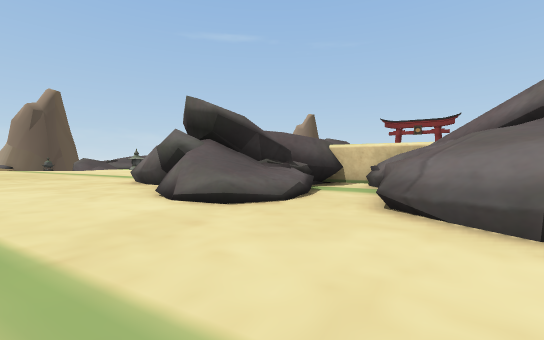
view 1 (above)

24 first-person views from a walk through a scene from a Unity 3-D project. The camera is 1.3 m above the floor, tilts 2° down and sees 90° across. The floor is counted in squares, 2 m on a side. Each view is taken from the middle of a square. On the plan, view 1 faces up. The plan holds only what a view shows up to about 9 squares ahead; the rest is blank. The place goes on beyond the plan. Some surface patterns are stand-ins.

view 2
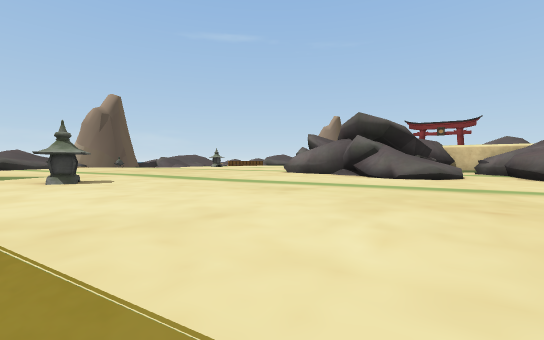

view 3
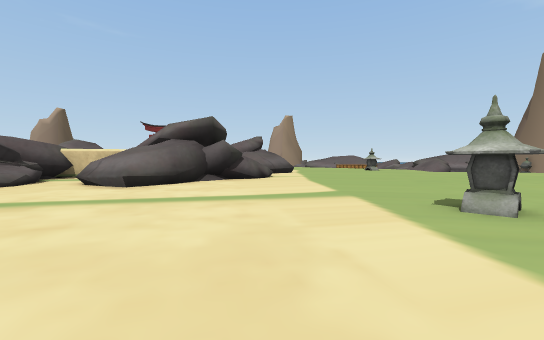

view 4
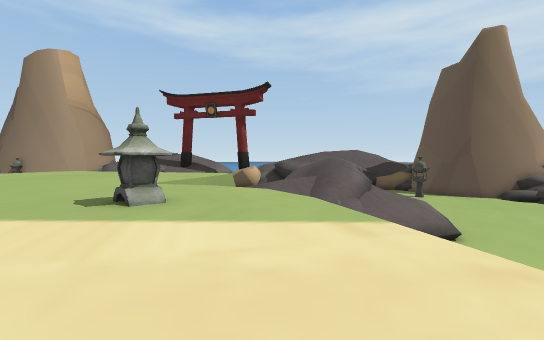

view 5
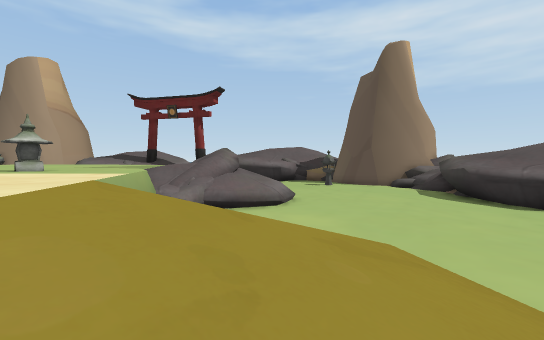

view 6
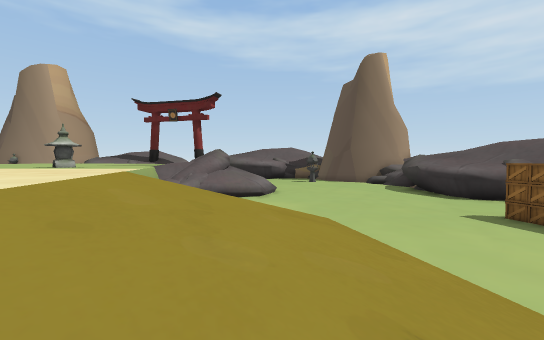

view 7
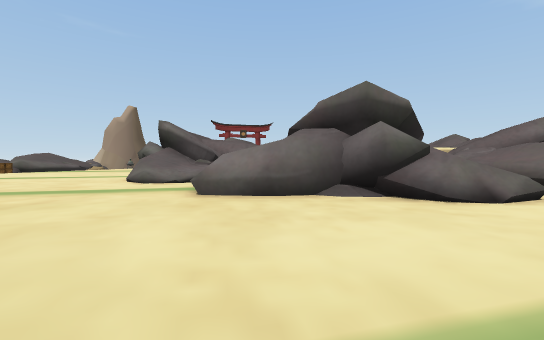

view 8
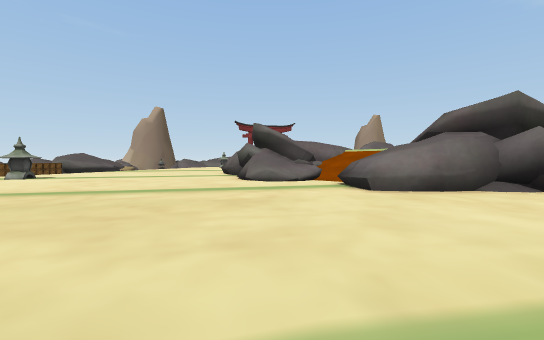

view 9
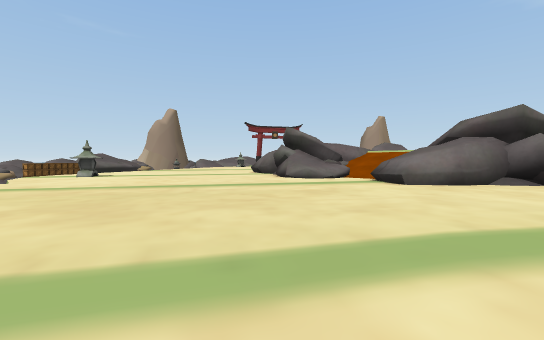

view 10
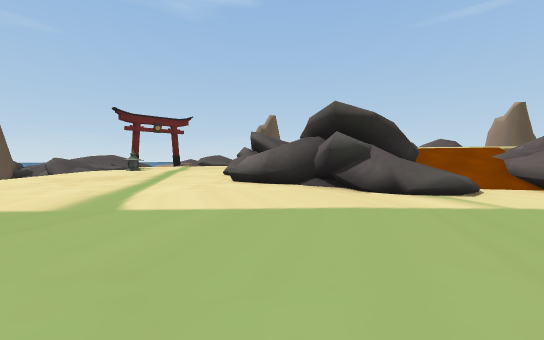

view 11
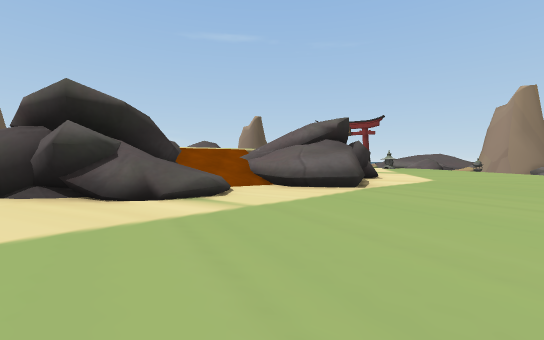

view 12
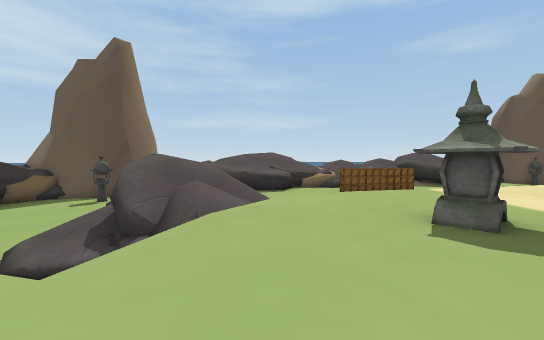

view 13
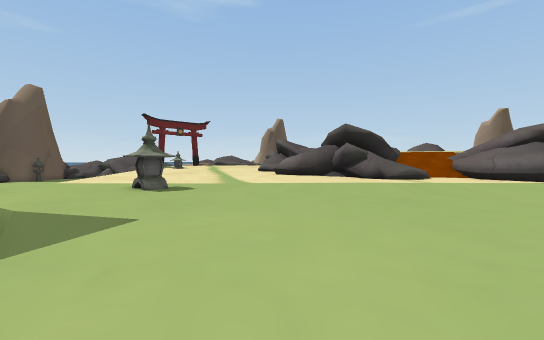

view 14
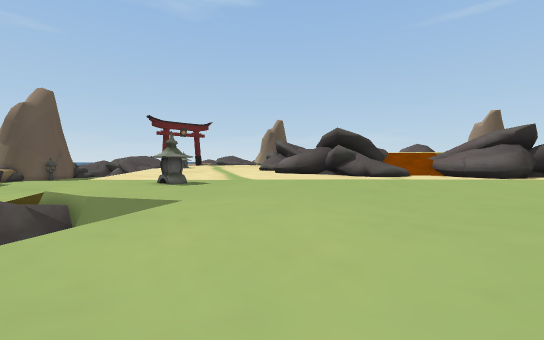

view 15
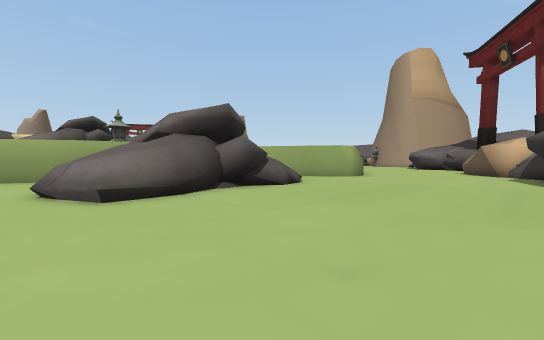

view 16
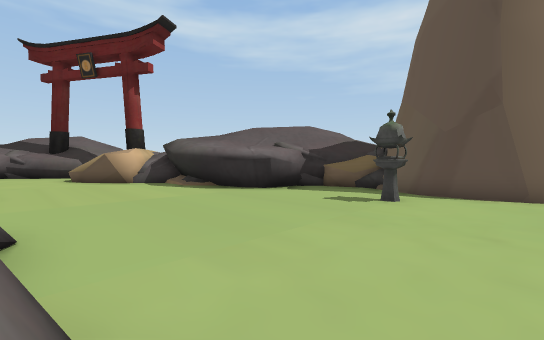

view 17
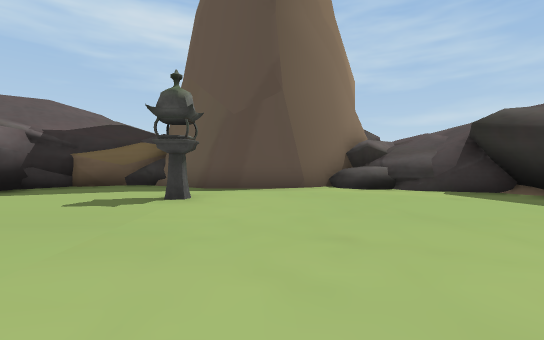

view 18
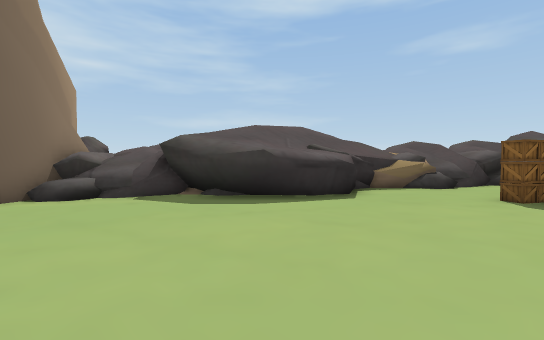

view 19
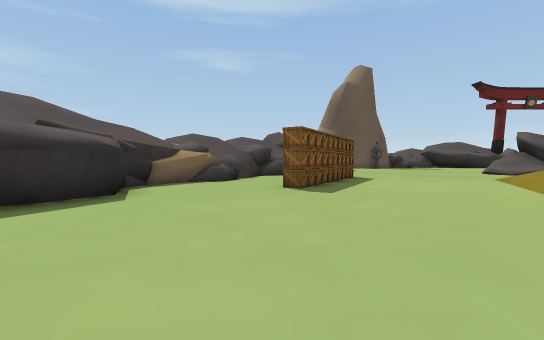

view 20
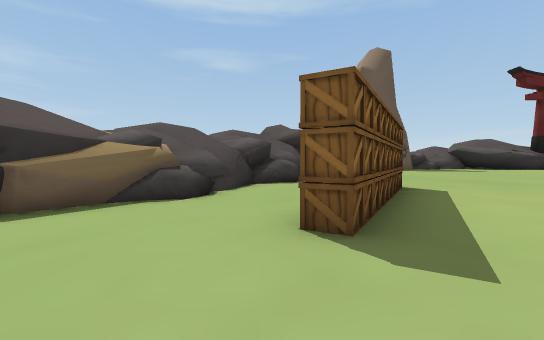

view 21
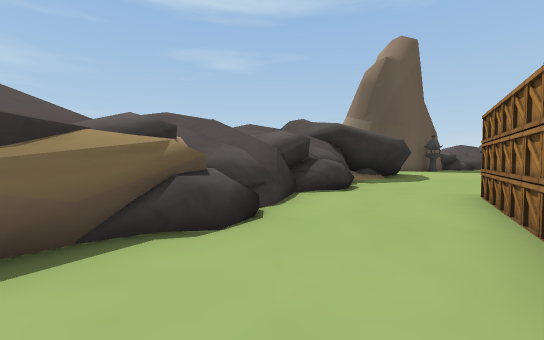

view 22
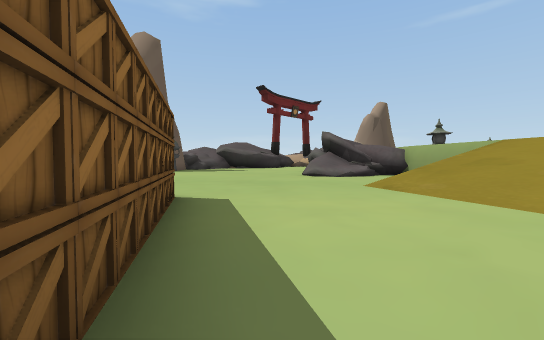

view 23
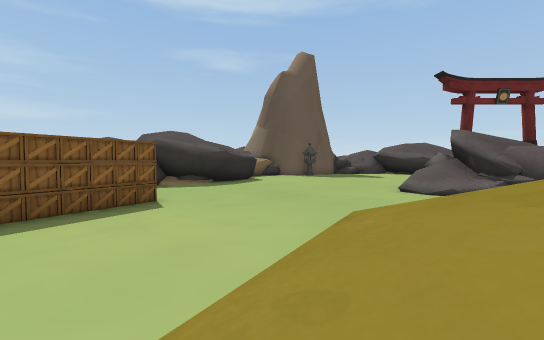

view 24
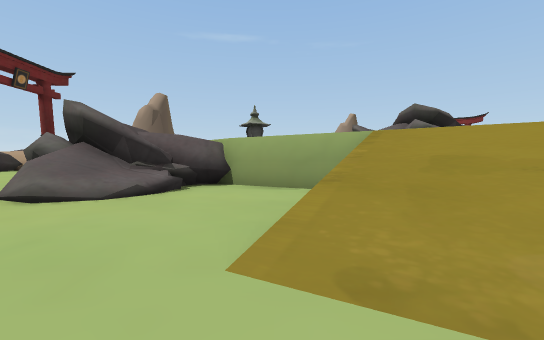

### Floor plan
Key: @ floor where view 1 was taken; # wall or solid block; x gap in a wall; . main floor; : floor 0.5 m higher than the main floor; + floor 1.5 m higher than the main floor; - floor 2.5 m lower than the main floor; / step, stairs or slope; = window, fence, low wall or low ledge; v drop or lower ground; O other object.
Columns run from 13 left of view 1 to 12 right of it. Each row starts with its distance up from view 1.
 12  ........//
 11  ..........
 10  .........==
  9  ........=+==
  8  ........=#=#///     //
  7  ........ ## =##=  ///==#/
  6  ..........##O==#/ =//=##.
  5   .........=///=#/ ///=#=.
  4   ..........//.=#= ///....
  3   .OO..........=####//....
  2    ............=#.........
  1     ......................
  0  =#/#........@............
 -1 #O/-##/...................
 -2 //----//..................
 -3 //--- ////................
 -4 -----///////.....OO.......
 -5 ----//////////...OO.......
 -6 -----//////// #...... ....
 -7 -------/////  --#//#--....
 -8 --------///-  --#/ #   ...
 -9 ----------/----===##/
-10 ---#-----------=/###//
-11 ---##----------//###//
-12 =---###--------/##-#=-----
-13 ##------------------------
-14 ##==/---------------------
-15 =//#=/--------------------
-16 /////#/#x#----------------
-17 // ///////#--------------:
-18 v=  ////////----------
-19     //// ///------O---
-20     ///   /////-------#
-21            ///#########
-22           ////#    #
-23           ///##

Where each view was taken, in squares from view 1:
view 1: 0 up, 0 right, facing up
view 2: 3 down, 5 left, facing up
view 3: 5 down, 0 right, facing up-right
view 4: 3 down, 0 right, facing down-right
view 5: 4 down, 5 left, facing down-right
view 6: 3 down, 7 left, facing down-right
view 7: 4 up, 7 left, facing up-right
view 8: 6 up, 10 left, facing up-right
view 9: 6 up, 12 left, facing up-right
view 10: 3 down, 9 right, facing up-left
view 11: 2 down, 9 right, facing up
view 12: 4 down, 8 right, facing down-left
view 13: 7 down, 11 right, facing up-left
view 14: 8 down, 12 right, facing up-left
view 15: 17 down, 1 right, facing up-right
view 16: 12 down, 2 right, facing down-right
view 17: 14 down, 3 right, facing down
view 18: 12 down, 2 right, facing down-left
view 19: 13 down, 0 right, facing left
view 20: 13 down, 4 left, facing left
view 21: 14 down, 6 left, facing left
view 22: 12 down, 6 left, facing up-left
view 23: 7 down, 4 left, facing left
view 24: 7 down, 9 left, facing up
